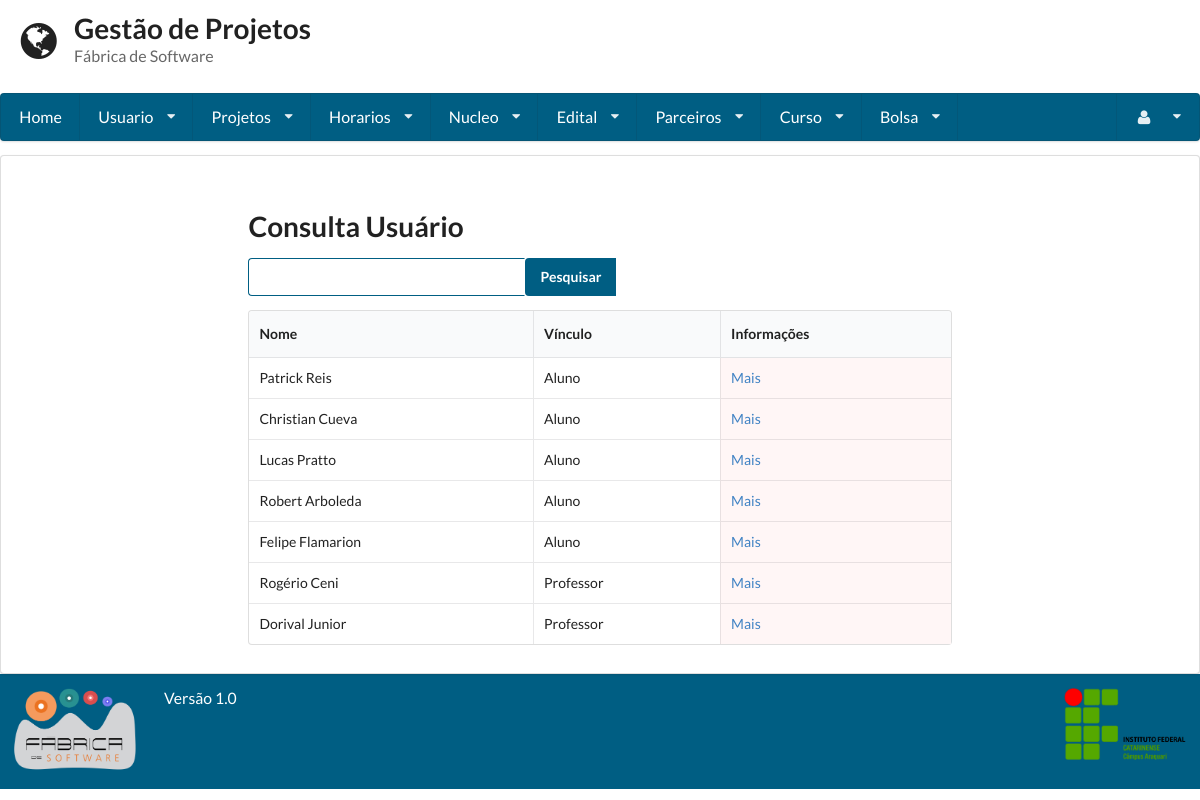
The page /consulta_usuario/ (signed in) on the database its author committed.
### gestaoapp/models/usuario.py (models this page shows, shortened)
class Usuario(User):
    PERIODO_CHOICES = (
        ('primeiro', '1° Semestre'),
        ('segundo', '2° Semestre'),
        ('terceiro', '3° Semestre'),
        ('quarto', '4° Semestre'),
        ('quinto', '5° Semestre'),
        ('sexto', '6° Semestre'),
        ('setimo', '7° Semestre'),
        ('oitavo', '8° Semestre'),
        ('nono', '9° Semestre'),
        ('decimo', '10° Semestre'),
    )
    VINCULO_CHOICES = (
        ('Aluno', 'Aluno'),
        ('Professor', 'Professor'),
    )
    periodo = models.CharField(
        max_length=255, null=True, blank=True,
        choices=PERIODO_CHOICES
    )
    vinculo_institucional = models.CharField(
        max_length=255, null=True, blank=True,
        choices=VINCULO_CHOICES)
    email_opcional = models.EmailField(max_length=254, null=True, blank=True)
    matricula = models.CharField(max_length=255, unique=True)
    foto = models.ImageField(upload_to='profile_images')
    carga_horaria = models.IntegerField(validators=[MaxValueValidator(100), MinValueValidator(1)])
    telefone1 = models.CharField(max_length=11)
    telefone2 = models.CharField(max_length=11, blank=True, null=True)
    curso = models.ForeignKey(Curso, null=True, blank=True)
    verificacao = models.CharField(max_length=255, null=True, blank=True, unique=True)
    lattes = models.URLField(null=True, blank=True)
    desc = models.TextField()
    super_adm = models.BooleanField(default=False)

### gestaoapp/views/usuario.py (the view, shortened to what this page needs)
# urls.py: url(r'^consulta_usuario/', ConsultaUsuario.as_view()),
class ConsultaUsuario(LoginRequiredMixin, View):
    template = 'usuario/consulta.html'
    def get(self, request):
        form = Busca()
        usuario = Usuario.objects.all()
        return render(request, self.template, {'usuarios': usuario, "form": form})

### gestaoapp/forms/busca.py
class Busca(forms.Form):
	nome = forms.CharField(label='Buscar', widget=forms.TextInput)

### gestaoapp/templates/usuario/consulta.html (shortened to what this page needs)
{% extends 'base.html' %}
{% block conteudo %}
    {% if user.is_superuser %}
        <form method='POST' action='/consulta_usuario/' class="ui form">
            <h1 class=" ui header">Consulta Usuário</h1>
            <div class="ui action input">
                {{ form.nome }}
                <input type="submit" value="Pesquisar" class='icon search'>
            </div>
        </form>
        <table class="ui celled table">
            <thead>
            <tr>
                <th>Nome</th>
                <th>Vínculo</th>
                <th>Informações</th>
            </tr>
            </thead>
            <tbody>
            {% for usuario in usuarios %}
                <tr>
                    <td>{{ usuario.first_name }} {{ usuario.last_name }}</td>
                    <td>{{ usuario.vinculo_institucional }}</td>
                    <td class="negative"><a href="../visualizar_usuario/{{ usuario.id }}">Mais</a></td>
                </tr>
            {% endfor %}
            </tbody>
        </table>
    {% endif %}
{% endblock %}

### static/base.css (style rules this page uses)
input.icon.search { background-color: #005e83 !important; color: #fff !important; font-weight: bold !important; }
input { border-color: #005E83 !important; }

### rows shown on the page
Usuario: first_name "Patrick", last_name "Reis", vinculo_institucional "Aluno"
Usuario: first_name "Christian", last_name "Cueva", vinculo_institucional "Aluno"
Usuario: first_name "Lucas", last_name "Pratto", vinculo_institucional "Aluno"
Usuario: first_name "Robert", last_name "Arboleda", vinculo_institucional "Aluno"
Usuario: first_name "Felipe", last_name "Flamarion", vinculo_institucional "Aluno"
Usuario: first_name "Rogério", last_name "Ceni", vinculo_institucional "Professor"
Usuario: first_name "Dorival", last_name "Junior", vinculo_institucional "Professor"
